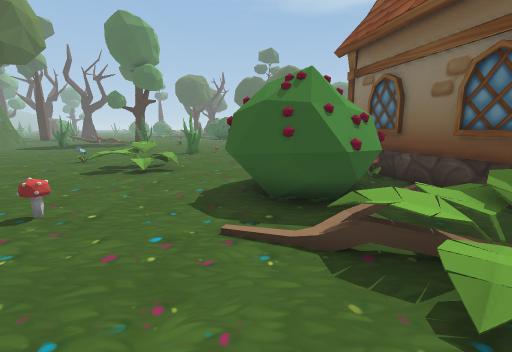
View 1 (above)

22 first-person views from a walk through a 3-D level made in the Unity game engine. The camera is 1.5 m above the floor, tilts 10° down and sees 85° across. The floor is counted in squares, 1 m on a side. Each view is taken from the middle of a square. On the plan, view 1 faces up. The plan holds only what a view shows up to about 14 squares ahead; the rest is blank. The place goes on beyond the plan. The player is left out. Some animated figures are left out.

View 2
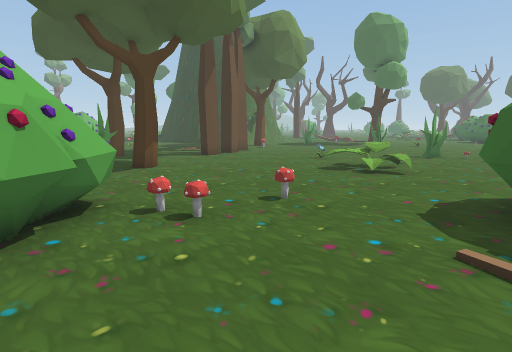

View 3
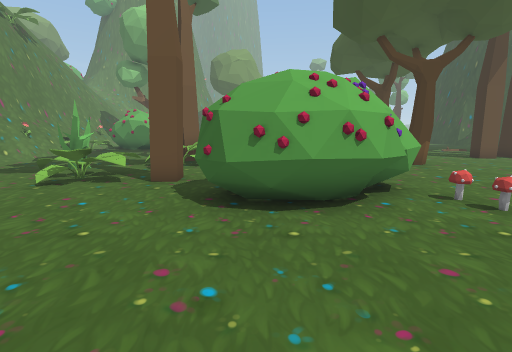

View 4
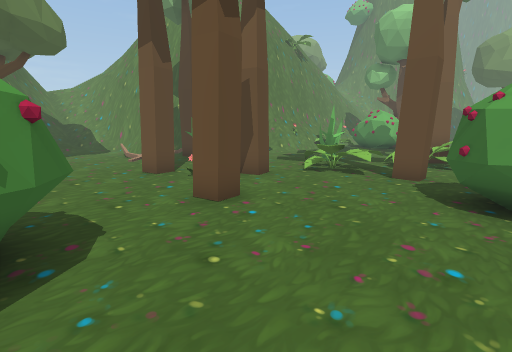

View 5
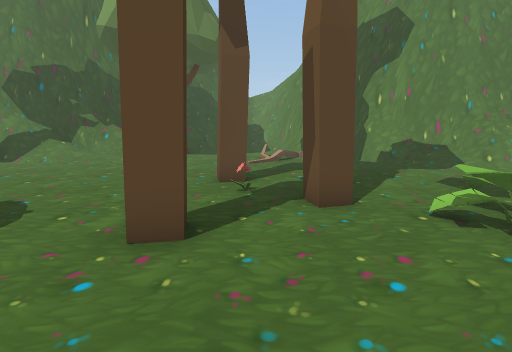

View 6
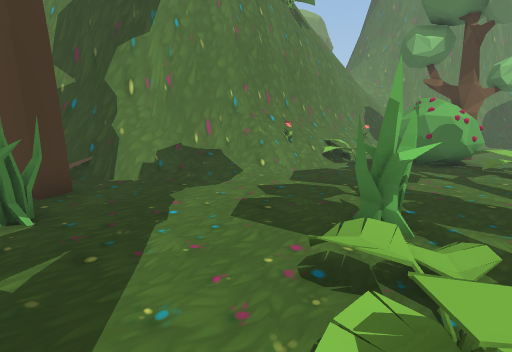

View 7
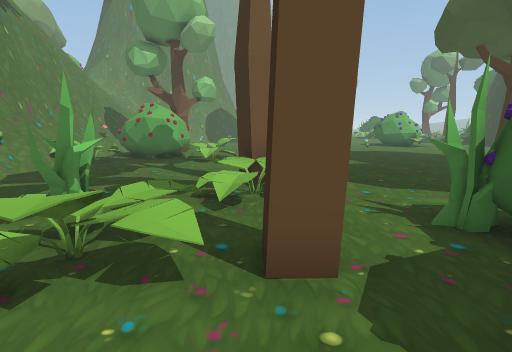

View 8
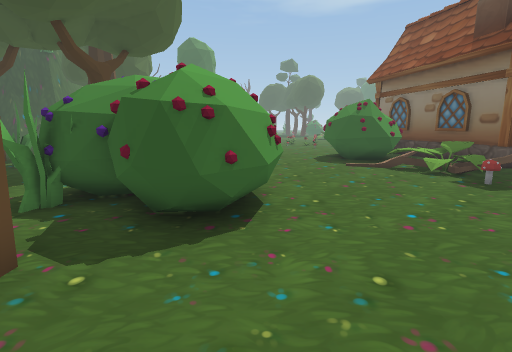

View 9
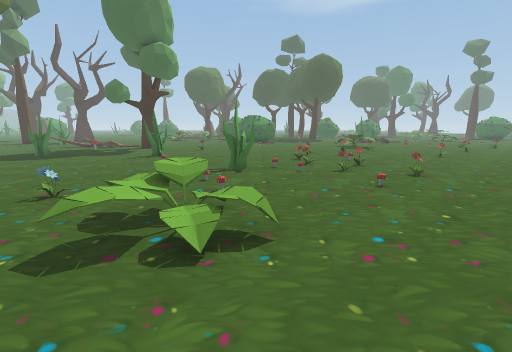

View 10
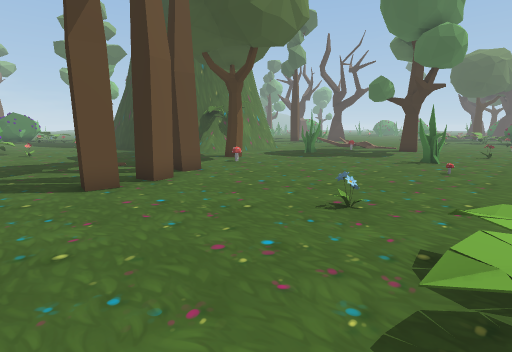

View 11
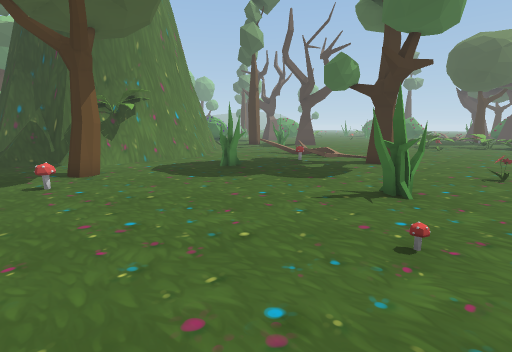

View 12
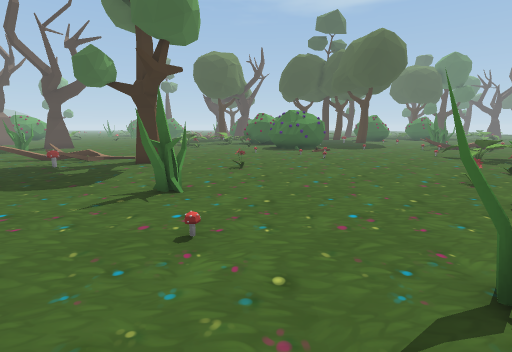

View 13
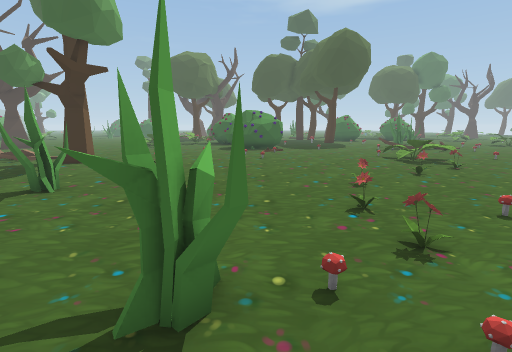

View 14
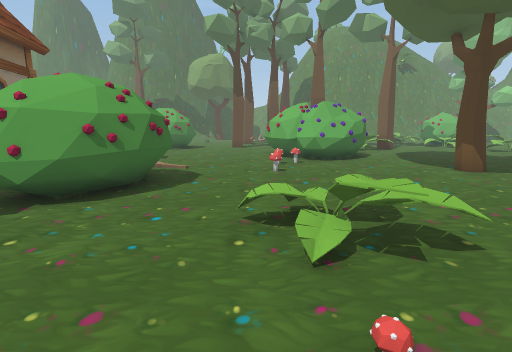

View 15
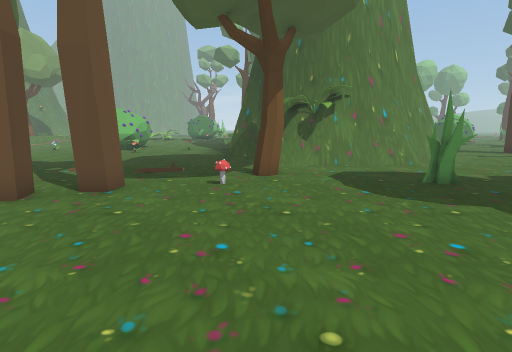

View 16
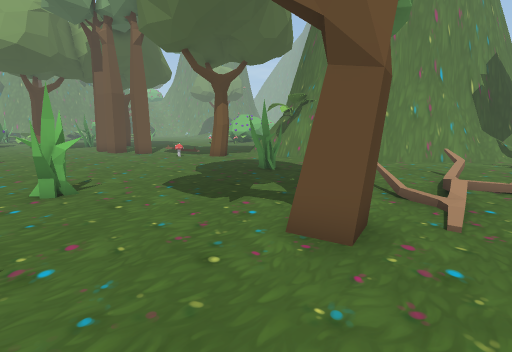

View 17
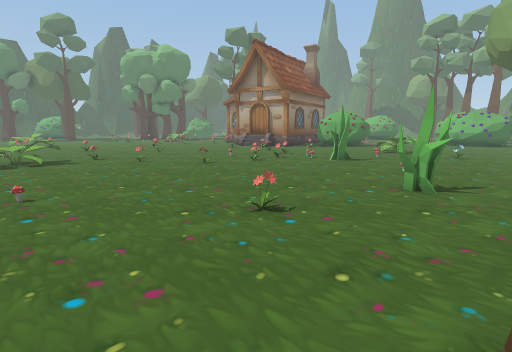

View 18
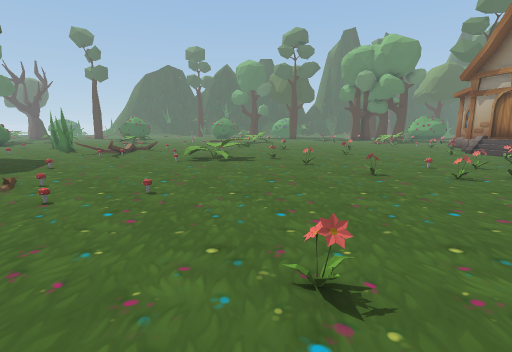

View 19
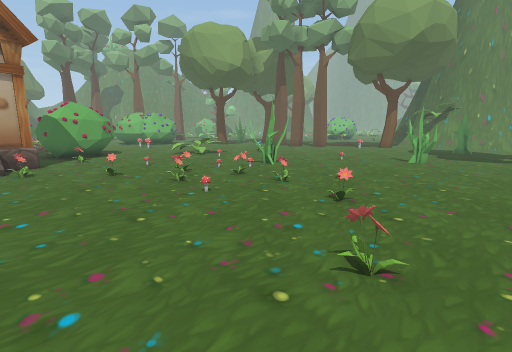

View 20
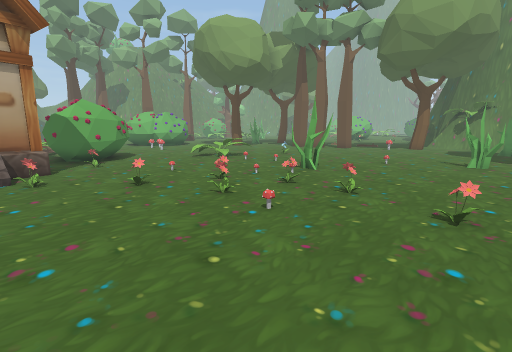

View 21
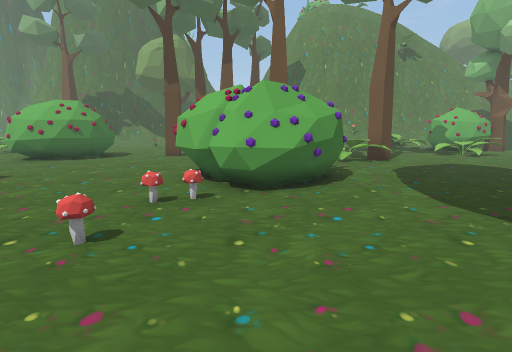

View 22
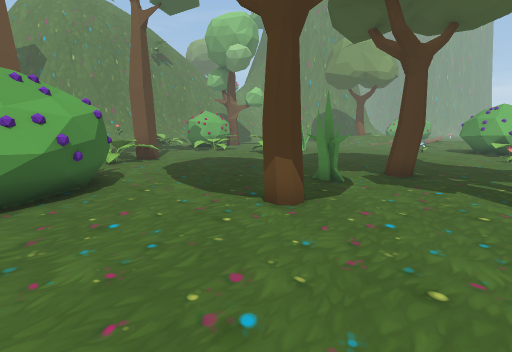

### Floor plan
Key: @ floor where view 1 was taken; # wall or solid block; . main floor; : floor 0.25 m higher than the main floor; + floor 0.5 m higher than the main floor; / step, stairs or slope; = window, fence, low wall or low ledge; v drop or lower ground; T tree; M mushroom; H house; B bush; O other object.
Columns run from 24 left of view 1 to 5 right of it. Each row starts with its distance up from view 1.
 28    .. .==............O........
 27 O/.......///.T..............BB
 26 ###...==..//.TT.............BB
 25  ###......=..................B
 24    ##.....O......O..........O.
 23     ##....................O...
 22      #=.......................
 21      #=...#.....#.......O.....
 20      ##.......................
 19      ##................O.M....
 18      #=..........M............
 17    ###=.T..............O.O....
 16   ##=...T...........#.MMO.....
 15  ###=.....M...............O...
 14    .................O.........
 13    .................M...O...O.
 12    .......TT.....O...........H
 11    ........T.......BB.......HH
 10   .........T.......B.O....O.H
  9  ..........TT......B.....BB.H
  8  .......................BBBOO
  7 O.O....................BBBBBH#
  6 .......................BBBBBHH
  5  .......TT....T.....M...BBB=.
  4   .........#.TT...........BB H
  3     ................M....BBBBH
  2     .............BBM......OB=
  1       ..........BBBB.......=.
  0       ..........BBBBB...@.M.
 -1         .......BBBB B......
 -2         ........#B BB.......
 -3         ..........BBB........
 -4         .....BB..T.........BBB
 -5       ......TTB..T........BBBB
 -6       BB....BBO.BBB......BBBB
 -7       BBO........BB...TT..
 -8  ..  .BB.........B..T.....
 -9  ..T BBB.......#...TTO......
-10    TTBBB.....................
-11      BBB.............TT.......
-12       B+B.....................
-13       /BBB===.....##..... ....
-14       //v####=O...T...... ....
-15      #####  ###==.T......  ...
-16               ###= .//...  ..:
-17                 ##   ....   ==
-18                  #    ..

Where each view was taken, in squares from view 1:
view 1: 0 up, 0 right, facing up
view 2: 0 up, 0 right, facing up-left
view 3: 2 down, 1 right, facing left
view 4: 2 down, 2 right, facing down-left
view 5: 3 down, 3 left, facing down
view 6: 7 down, 5 left, facing down-left
view 7: 5 down, 4 left, facing left
view 8: 7 down, 4 left, facing up
view 9: 6 up, 3 left, facing up
view 10: 7 up, 5 left, facing up-left
view 11: 14 up, 6 left, facing up-left
view 12: 14 up, 6 left, facing up
view 13: 14 up, 3 left, facing up
view 14: 14 up, 3 left, facing down
view 15: 16 up, 7 left, facing left
view 16: 28 up, 7 left, facing down-left
view 17: 28 up, 10 left, facing down-right
view 18: 25 up, 9 left, facing right
view 19: 24 up, 5 right, facing down-left
view 20: 22 up, 5 right, facing down-left
view 21: 8 up, 6 left, facing down
view 22: 8 up, 6 left, facing down-left
